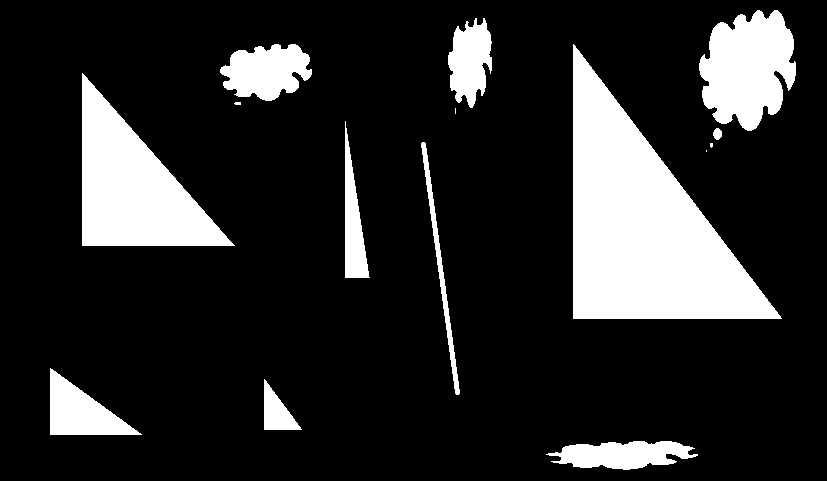
#> input picture test2.png, 827 x 481 px
$ jupyter execute --allow-errors InnerBound-reigons.ipynb
#> lines starting #> are read from the running program, lines starting #| are printed output that depends on the picture; after the words box and inside, x2 and y2 are one past the last pixel; in counts of white or black regions, pixels touching at a corner belong together
[cell 1]
import numpy as np
import cv2
from matplotlib import pyplot as plt
from PIL import Image, ImageFilter
source = cv2.imread('test2.png', cv2.IMREAD_COLOR)
#> source is the input picture: shape (481, 827, 3); 16.9% white; 15 white regions (4 under 20 px), largest, box (x1, y1, x2, y2) and area: (573, 44, 782, 319) 28917, (82, 73, 235, 246) 13294, (699, 10, 796, 131) 8294
image = cv2.cvtColor(source, cv2.COLOR_BGR2GRAY)
th, im_th = cv2.threshold(image, 128, 255, cv2.THRESH_BINARY)
image = im_th ## to binarize the image
plt.imshow(cv2.cvtColor(image, cv2.COLOR_BGR2RGB))
mask = np.zeros((image.shape[0], image.shape[1]), np.uint8)

startI=0
startJ=0
Index2i=-1
Index2j=-1
dir=3
print(image.shape)
#| (481, 827)
print(mask.shape)
#| (481, 827)

[cell 2]
def SearchForBoundary(image):
    global mask
    for RowCounter in range(0, len(image)):
        for ColumnCounter in range(0, len(image[0])):
            if (int(image[RowCounter][ColumnCounter])== 255 and int(image[RowCounter][ColumnCounter])== int(mask[RowCounter][ColumnCounter])):
                continue
            if (int(image[RowCounter][ColumnCounter])== 255 and int(image[RowCounter][ColumnCounter-1])== 0):
                global startI
                startI=RowCounter
                global startJ
                startJ=ColumnCounter
                mask[RowCounter][ColumnCounter]=255
                InnerTrace(RowCounter,ColumnCounter)
#> this loop made 481 passes
#> (printed output is left out)
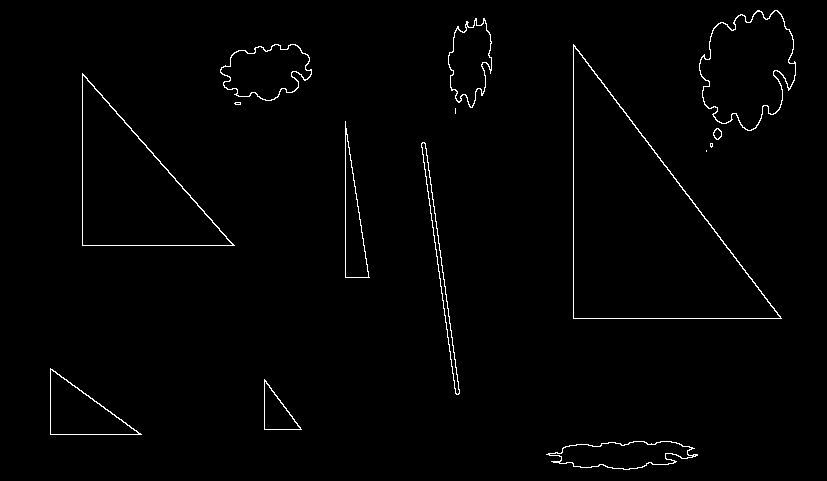
#> mask: shape (481, 827); 1.2% white in thin lines or dots, all inside (x1, y1, x2, y2) = (50, 10, 796, 470)

[cell 3]
def InnerTrace(i,j):
    global Index2i
    global Index2j
    global dir
    global mask
    dir=(dir+3)%4
    x,y =Neighbor(i,j)
    Index2i=x
    Index2j=y
    Cont=True
    while(Cont):
        n=x
        m=y
        x,y=Neighbor(n,m)
        if(n==startI and m == startJ and x ==Index2i and y == Index2j):
            Cont=False
            break

[cell 4]
def Neighbor(i,j):
    RS=i
    CS=j
    global dir
    global mask
    dir=(dir+3)%4

    while(RS==i and CS==j):
        print(i,j)
        if(dir==0):
            if(image[i+1][j]==255 ):
                mask[i+1][j]=255
                i=i+1
            else:
                dir=(dir+1)%4
        elif(dir==1):
            if(image[i][j+1]==255):
                mask[i][j+1]=255
                j=j+1
            else:
                dir=(dir+1)%4
        elif(dir==2):
            if(image[i-1][j]==255):
                mask[i-1][j]=255
                i=i-1
            else:
                dir=(dir+1)%4
        elif(dir==3):
            if(image[i][j-1]==255):
                mask[i][j-1]=255
                j=j-1
            else:
                dir=(dir+1)%4
    print(i,j)
    return i,j

[cell 5]
SearchForBoundary(image)

[cell 6]
plt.imshow(cv2.cvtColor(mask, cv2.COLOR_BGR2RGB))
